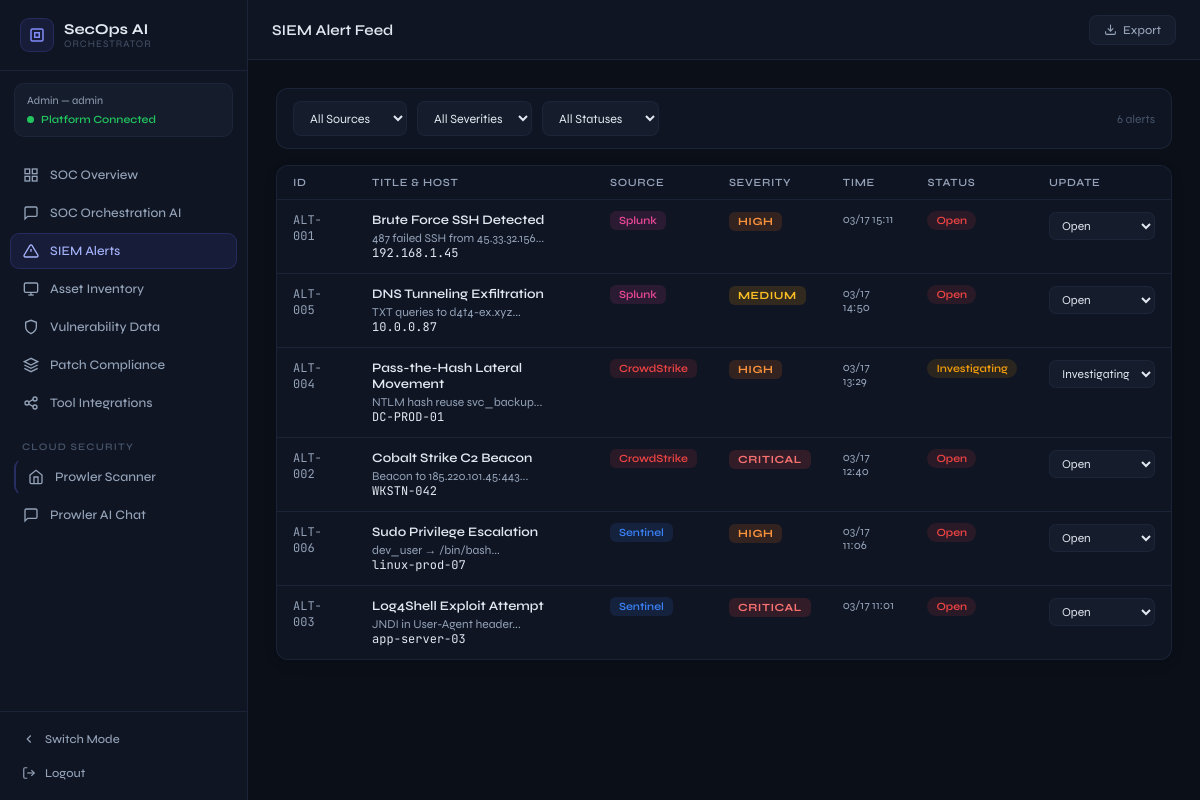
The app's page /org/alerts (signed in) with its own data.
### app.py (models this page shows, shortened)
class User(UserMixin, db.Model):
    id             = db.Column(db.Integer, primary_key=True)
    username       = db.Column(db.String(150), unique=True, nullable=False)
    password_hash  = db.Column(db.String(256), nullable=False)
    role           = db.Column(db.String(50), default='analyst')
    mode           = db.Column(db.String(20), default='individual')
    created_at     = db.Column(db.DateTime, default=datetime.utcnow)
    is_active_user = db.Column(db.Boolean, default=True)

class SIEMAlert(db.Model):
    id          = db.Column(db.Integer, primary_key=True)
    alert_id    = db.Column(db.String(50), unique=True, nullable=False)
    title       = db.Column(db.String(200), nullable=False)
    source      = db.Column(db.String(50))
    severity    = db.Column(db.String(20))
    status      = db.Column(db.String(20), default='Open')
    description = db.Column(db.Text)
    host        = db.Column(db.String(100))
    timestamp   = db.Column(db.DateTime, default=datetime.utcnow)

### app.py (the view)
@app.route('/org/alerts')
@login_required
def org_alerts():
    session['mode'] = 'organization'
    src  = request.args.get('source',   'All')
    sev  = request.args.get('severity', 'All')
    stat = request.args.get('status',   'All')
    q    = SIEMAlert.query
    if src  != 'All': q = q.filter_by(source=src)
    if sev  != 'All': q = q.filter_by(severity=sev)
    if stat != 'All': q = q.filter_by(status=stat)
    return render_template('org/alerts.html',
        alerts=q.order_by(SIEMAlert.timestamp.desc()).all(),
        source=src, severity=sev, status=stat)

### app.py (called while the page is built)
@login_manager.user_loader
def load_user(uid): return User.query.get(int(uid))

### templates/org/alerts.html (shortened to what this page needs)
{% extends "base.html" %}{% from "org/_nav.html" import org_nav %}
{% block title %}SecOps AI — SIEM Alerts{% endblock %}{% block page_title %}SIEM Alert Feed{% endblock %}
{% block sidebar_nav %}{{ org_nav('alerts') }}{% endblock %}
{% block topbar_right %}<a href="{{ url_for('export_alerts') }}" class="topbar-btn"><svg width="13" height="13" viewBox="0 0 24 24" fill="none" stroke="currentColor" stroke-width="2"><path d="M21 15v4a2 2 0 01-2 2H5a2 2 0 01-2-2v-4"/><polyline points="7 10 12 15 17 10"/><line x1="12" y1="15" x2="12" y2="3"/></svg>Export</a>{% endblock %}
{% block content %}
<div class="filter-bar filter-bar-dark"><form method="GET" class="filter-form">
  <select name="source" class="filter-select dark-select" onchange="this.form.submit()"><option value="All" {% if source=='All' %}selected{% endif %}>All Sources</option></select>
  <select name="severity" class="filter-select dark-select" onchange="this.form.submit()"><option value="All" {% if severity=='All' %}selected{% endif %}>All Severities</option></select>
  <select name="status" class="filter-select dark-select" onchange="this.form.submit()"><option value="All" {% if status=='All' %}selected{% endif %}>All Statuses</option></select>
</form><span class="filter-count">{{ alerts|length }} alerts</span></div>
<div class="card card-dark"><div class="card-body p0"><table class="data-table data-table-dark"><thead><tr><th>ID</th><th>Title & Host</th><th>Source</th><th>Severity</th><th>Time</th><th>Status</th><th>Update</th></tr></thead><tbody>
{% for a in alerts %}<tr><td class="mono muted-text small-text">{{ a.alert_id }}</td><td><div class="alert-title">{{ a.title }}</div><div class="muted-text small-text">{{ a.description[:70] }}...</div><code class="mono small-text">{{ a.host }}</code></td><td><span class="source-badge source-{{ a.source|lower|replace(' ','') }}">{{ a.source }}</span></td><td><span class="sev-badge sev-{{ a.severity|lower }}">{{ a.severity }}</span></td><td class="muted-text small-text">{{ a.timestamp.strftime('%m/%d %H:%M') }}</td><td><span class="status-badge status-{{ a.status|lower }}">{{ a.status }}</span></td>
<td><form method="POST" action="{{ url_for('update_alert',aid=a.id) }}" class="inline-form"><select name="status" class="mini-select dark-select" onchange="this.form.submit()"><option value="Open" {% if a.status=='Open' %}selected{% endif %}>Open</option><option value="Investigating" {% if a.status=='Investigating' %}selected{% endif %}>Investigating</option><option value="Closed" {% if a.status=='Closed' %}selected{% endif %}>Closed</option></select></form></td></tr>{% endfor %}
</tbody></table></div></div>{% endblock %}

### templates/base.html (shortened to what this page needs)
<!DOCTYPE html>
<html lang="en">
<head>
  <link rel="stylesheet" href="{{ url_for('static', filename='css/styles.css') }}">
</head>
<body class="{% block body_class %}{% endblock %}">
{% block full_page %}
<div class="app-shell {% if session.get('mode')=='organization' %}dark-mode{% endif %}">
  <aside class="sidebar" id="sidebar">
    <div class="sidebar-brand">
      {% if session.get('mode')=='organization' %}
        <div class="brand-icon brand-indigo"><svg width="18" height="18" viewBox="0 0 24 24" fill="none" stroke="currentColor" stroke-width="2"><rect x="4" y="4" width="16" height="16" rx="2"/><rect x="9" y="9" width="6" height="6"/></svg></div>
        <div><div class="brand-name">SecOps AI</div><div class="brand-sub">Orchestrator</div></div>
      {% else %}
        <div class="brand-icon brand-blue"><svg width="18" height="18" viewBox="0 0 24 24" fill="none" stroke="currentColor" stroke-width="2"><path d="M12 22s8-4 8-10V5l-8-3-8 3v7c0 6 8 10 8 10z"/></svg></div>
        <div class="brand-name">RedTeam AI</div>
      {% endif %}
    </div>
    {% if session.get('mode')=='organization' %}
    <div class="sidebar-user-card">
      <div class="user-card-role">{{ current_user.role|title }} — {{ current_user.username }}</div>
      <div class="user-card-status"><span class="pulse-dot"></span>Platform Connected</div>
    </div>
    {% endif %}
    <nav class="sidebar-nav">{% block sidebar_nav %}{% endblock %}</nav>
    <div class="sidebar-footer">
      <a href="{{ url_for('mode_selection') }}" class="footer-btn"><svg width="14" height="14" viewBox="0 0 24 24" fill="none" stroke="currentColor" stroke-width="2"><polyline points="15 18 9 12 15 6"/></svg>Switch Mode</a>
      <a href="{{ url_for('logout') }}" class="footer-btn footer-btn-danger"><svg width="14" height="14" viewBox="0 0 24 24" fill="none" stroke="currentColor" stroke-width="2"><path d="M9 21H5a2 2 0 01-2-2V5a2 2 0 012-2h4"/><polyline points="16 17 21 12 16 7"/><line x1="21" y1="12" x2="9" y2="12"/></svg>Logout</a>
    </div>
  </aside>
  <main class="main-area">
    <header class="topbar">
      <div class="topbar-left">
        <h1 class="topbar-title">{% block page_title %}{% endblock %}</h1>
      </div>
      <div class="topbar-right">{% block topbar_right %}{% endblock %}</div>
    </header>
    <div class="page-body">
      {% block content %}{% endblock %}
    </div>
  </main>
</div>
{% endblock %}
</body>
</html>

### templates/org/_nav.html
{% macro org_nav(active) %}
<a href="{{ url_for('org_dashboard') }}" class="nav-link {% if active=='dashboard' %}nav-active{% endif %}"><svg width="16" height="16" viewBox="0 0 24 24" fill="none" stroke="currentColor" stroke-width="2"><rect x="3" y="3" width="7" height="7"/><rect x="14" y="3" width="7" height="7"/><rect x="14" y="14" width="7" height="7"/><rect x="3" y="14" width="7" height="7"/></svg>SOC Overview</a>
<a href="{{ url_for('org_chat') }}" class="nav-link {% if active=='chat' %}nav-active{% endif %}"><svg width="16" height="16" viewBox="0 0 24 24" fill="none" stroke="currentColor" stroke-width="2"><path d="M21 15a2 2 0 01-2 2H7l-4 4V5a2 2 0 012-2h14a2 2 0 012 2z"/></svg>SOC Orchestration AI</a>
<a href="{{ url_for('org_alerts') }}" class="nav-link {% if active=='alerts' %}nav-active{% endif %}"><svg width="16" height="16" viewBox="0 0 24 24" fill="none" stroke="currentColor" stroke-width="2"><path d="M10.29 3.86L1.82 18a2 2 0 001.71 3h16.94a2 2 0 001.71-3L13.71 3.86a2 2 0 00-3.42 0z"/><line x1="12" y1="9" x2="12" y2="13"/><line x1="12" y1="17" x2="12.01" y2="17"/></svg>SIEM Alerts</a>
<a href="{{ url_for('org_assets') }}" class="nav-link {% if active=='assets' %}nav-active{% endif %}"><svg width="16" height="16" viewBox="0 0 24 24" fill="none" stroke="currentColor" stroke-width="2"><rect x="2" y="3" width="20" height="14" rx="2"/><line x1="8" y1="21" x2="16" y2="21"/><line x1="12" y1="17" x2="12" y2="21"/></svg>Asset Inventory</a>
<a href="{{ url_for('org_vulnerabilities') }}" class="nav-link {% if active=='vulnerabilities' %}nav-active{% endif %}"><svg width="16" height="16" viewBox="0 0 24 24" fill="none" stroke="currentColor" stroke-width="2"><path d="M12 22s8-4 8-10V5l-8-3-8 3v7c0 6 8 10 8 10z"/></svg>Vulnerability Data</a>
<a href="{{ url_for('org_patch') }}" class="nav-link {% if active=='patch' %}nav-active{% endif %}"><svg width="16" height="16" viewBox="0 0 24 24" fill="none" stroke="currentColor" stroke-width="2"><path d="M12 2L2 7l10 5 10-5-10-5z"/><path d="M2 17l10 5 10-5"/><path d="M2 12l10 5 10-5"/></svg>Patch Compliance</a>
<a href="{{ url_for('org_integrations') }}" class="nav-link {% if active=='integrations' %}nav-active{% endif %}"><svg width="16" height="16" viewBox="0 0 24 24" fill="none" stroke="currentColor" stroke-width="2"><circle cx="6" cy="12" r="3"/><circle cx="18" cy="6" r="3"/><circle cx="18" cy="18" r="3"/><line x1="8.59" y1="13.51" x2="15.42" y2="17.49"/><line x1="15.41" y1="6.51" x2="8.59" y2="10.49"/></svg>Tool Integrations</a>
<div class="nav-divider">Cloud Security</div>
<a href="{{ url_for('prowler_dashboard') }}" class="nav-link nav-prowler {% if active=='prowler' %}nav-active{% endif %}"><svg width="16" height="16" viewBox="0 0 24 24" fill="none" stroke="currentColor" stroke-width="2"><path d="M3 9l9-7 9 7v11a2 2 0 01-2 2H5a2 2 0 01-2-2z"/><polyline points="9 22 9 12 15 12 15 22"/></svg>Prowler Scanner</a>
<a href="{{ url_for('prowler_chat') }}" class="nav-link {% if active=='prowler_chat' %}nav-active{% endif %}"><svg width="16" height="16" viewBox="0 0 24 24" fill="none" stroke="currentColor" stroke-width="2"><path d="M21 15a2 2 0 01-2 2H7l-4 4V5a2 2 0 012-2h14a2 2 0 012 2z"/></svg>Prowler AI Chat</a>
{% endmacro %}

### records on screen
User: role "Admin", username "admin"
SIEMAlert: alert_id "ALT-001", title "Brute Force SSH Detected", description "487 failed SSH from 45.33.32.156", host "192.168.1.45", source "Splunk", severity "HIGH", timestamp "03/17 15:11", status "Open"
SIEMAlert: alert_id "ALT-005", title "DNS Tunneling Exfiltration", description "TXT queries to d4t4-ex.xyz", host "10.0.0.87", source "Splunk", severity "MEDIUM", timestamp "03/17 14:50", status "Open"
SIEMAlert: alert_id "ALT-004", title "Pass-the-Hash Lateral Movement", description "NTLM hash reuse svc_backup", host "DC-PROD-01", source "CrowdStrike", severity "HIGH", timestamp "03/17 13:29", status "Investigating"
SIEMAlert: alert_id "ALT-002", title "Cobalt Strike C2 Beacon", description "Beacon to 185.220.101.45:443", host "WKSTN-042", source "CrowdStrike", severity "CRITICAL", timestamp "03/17 12:40", status "Open"
SIEMAlert: alert_id "ALT-006", title "Sudo Privilege Escalation", description "dev_user → /bin/bash", host "linux-prod-07", source "Sentinel", severity "HIGH", timestamp "03/17 11:06", status "Open"
SIEMAlert: alert_id "ALT-003", title "Log4Shell Exploit Attempt", description "JNDI in User-Agent header", host "app-server-03", source "Sentinel", severity "CRITICAL", timestamp "03/17 11:01", status "Open"

### other values on screen
{{ alerts|length }} "6"
